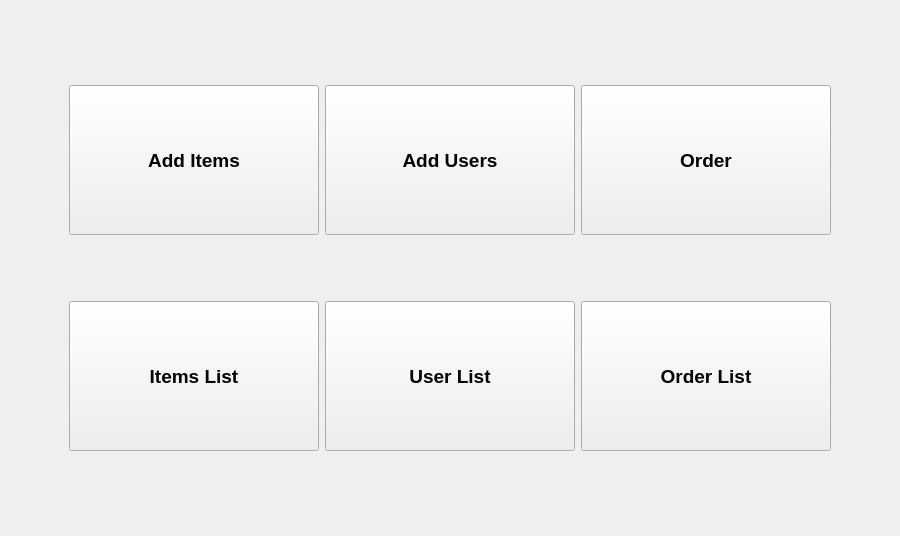
<?xml version="1.0" encoding="UTF-8"?>
<ui version="4.0">
 <class>Form</class>
 <widget class="QWidget" name="Form">
  <property name="geometry">
   <rect>
    <x>0</x>
    <y>0</y>
    <width>900</width>
    <height>536</height>
   </rect>
  </property>
  <property name="windowTitle">
   <string>Form</string>
  </property>
  <layout class="QHBoxLayout" name="horizontalLayout_4">
   <item>
    <layout class="QVBoxLayout" name="verticalLayout_4">
     <item>
      <layout class="QVBoxLayout" name="verticalLayout">
       <item>
        <spacer name="verticalSpacer">
         <property name="orientation">
          <enum>Qt::Vertical</enum>
         </property>
         <property name="sizeHint" stdset="0">
          <size>
           <width>20</width>
           <height>40</height>
          </size>
         </property>
        </spacer>
       </item>
       <item>
        <layout class="QHBoxLayout" name="horizontalLayout">
         <item>
          <spacer name="horizontalSpacer">
           <property name="orientation">
            <enum>Qt::Horizontal</enum>
           </property>
           <property name="sizeHint" stdset="0">
            <size>
             <width>40</width>
             <height>20</height>
            </size>
           </property>
          </spacer>
         </item>
         <item>
          <widget class="QPushButton" name="pushButton">
           <property name="minimumSize">
            <size>
             <width>250</width>
             <height>150</height>
            </size>
           </property>
           <property name="font">
            <font>
             <pointsize>14</pointsize>
             <weight>75</weight>
             <bold>true</bold>
            </font>
           </property>
           <property name="text">
            <string>Add Items</string>
           </property>
          </widget>
         </item>
         <item>
          <widget class="QPushButton" name="pushButton_4">
           <property name="minimumSize">
            <size>
             <width>250</width>
             <height>150</height>
            </size>
           </property>
           <property name="font">
            <font>
             <pointsize>14</pointsize>
             <weight>75</weight>
             <bold>true</bold>
            </font>
           </property>
           <property name="text">
            <string>Add Users</string>
           </property>
          </widget>
         </item>
         <item>
          <widget class="QPushButton" name="pushButton_3">
           <property name="minimumSize">
            <size>
             <width>250</width>
             <height>150</height>
            </size>
           </property>
           <property name="font">
            <font>
             <pointsize>14</pointsize>
             <weight>75</weight>
             <bold>true</bold>
            </font>
           </property>
           <property name="text">
            <string>Order</string>
           </property>
          </widget>
         </item>
         <item>
          <spacer name="horizontalSpacer_2">
           <property name="orientation">
            <enum>Qt::Horizontal</enum>
           </property>
           <property name="sizeHint" stdset="0">
            <size>
             <width>40</width>
             <height>20</height>
            </size>
           </property>
          </spacer>
         </item>
        </layout>
       </item>
       <item>
        <spacer name="verticalSpacer_2">
         <property name="orientation">
          <enum>Qt::Vertical</enum>
         </property>
         <property name="sizeType">
          <enum>QSizePolicy::Maximum</enum>
         </property>
         <property name="sizeHint" stdset="0">
          <size>
           <width>20</width>
           <height>30</height>
          </size>
         </property>
        </spacer>
       </item>
      </layout>
     </item>
     <item>
      <layout class="QVBoxLayout" name="verticalLayout_3">
       <item>
        <spacer name="verticalSpacer_5">
         <property name="orientation">
          <enum>Qt::Vertical</enum>
         </property>
         <property name="sizeType">
          <enum>QSizePolicy::Maximum</enum>
         </property>
         <property name="sizeHint" stdset="0">
          <size>
           <width>20</width>
           <height>30</height>
          </size>
         </property>
        </spacer>
       </item>
       <item>
        <layout class="QHBoxLayout" name="horizontalLayout_3">
         <item>
          <spacer name="horizontalSpacer_5">
           <property name="orientation">
            <enum>Qt::Horizontal</enum>
           </property>
           <property name="sizeHint" stdset="0">
            <size>
             <width>40</width>
             <height>20</height>
            </size>
           </property>
          </spacer>
         </item>
         <item>
          <widget class="QPushButton" name="pushButton_7">
           <property name="minimumSize">
            <size>
             <width>250</width>
             <height>150</height>
            </size>
           </property>
           <property name="font">
            <font>
             <pointsize>14</pointsize>
             <weight>75</weight>
             <bold>true</bold>
            </font>
           </property>
           <property name="text">
            <string>Items List</string>
           </property>
          </widget>
         </item>
         <item>
          <widget class="QPushButton" name="pushButton_8">
           <property name="minimumSize">
            <size>
             <width>250</width>
             <height>150</height>
            </size>
           </property>
           <property name="font">
            <font>
             <pointsize>14</pointsize>
             <weight>75</weight>
             <bold>true</bold>
            </font>
           </property>
           <property name="text">
            <string>User List</string>
           </property>
          </widget>
         </item>
         <item>
          <widget class="QPushButton" name="pushButton_9">
           <property name="minimumSize">
            <size>
             <width>250</width>
             <height>150</height>
            </size>
           </property>
           <property name="font">
            <font>
             <pointsize>14</pointsize>
             <weight>75</weight>
             <bold>true</bold>
            </font>
           </property>
           <property name="text">
            <string>Order List</string>
           </property>
          </widget>
         </item>
         <item>
          <spacer name="horizontalSpacer_6">
           <property name="orientation">
            <enum>Qt::Horizontal</enum>
           </property>
           <property name="sizeHint" stdset="0">
            <size>
             <width>40</width>
             <height>20</height>
            </size>
           </property>
          </spacer>
         </item>
        </layout>
       </item>
       <item>
        <spacer name="verticalSpacer_6">
         <property name="orientation">
          <enum>Qt::Vertical</enum>
         </property>
         <property name="sizeHint" stdset="0">
          <size>
           <width>20</width>
           <height>40</height>
          </size>
         </property>
        </spacer>
       </item>
      </layout>
     </item>
    </layout>
   </item>
  </layout>
 </widget>
 <resources/>
 <connections/>
</ui>
